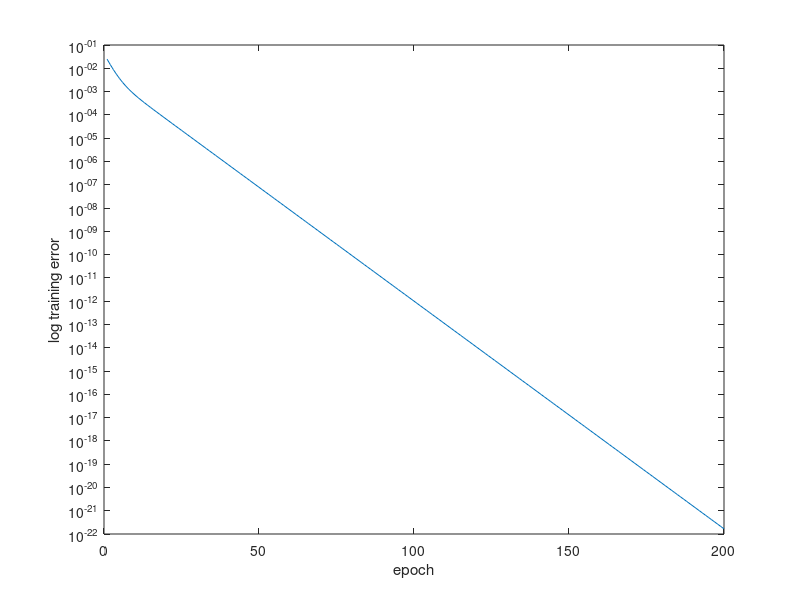
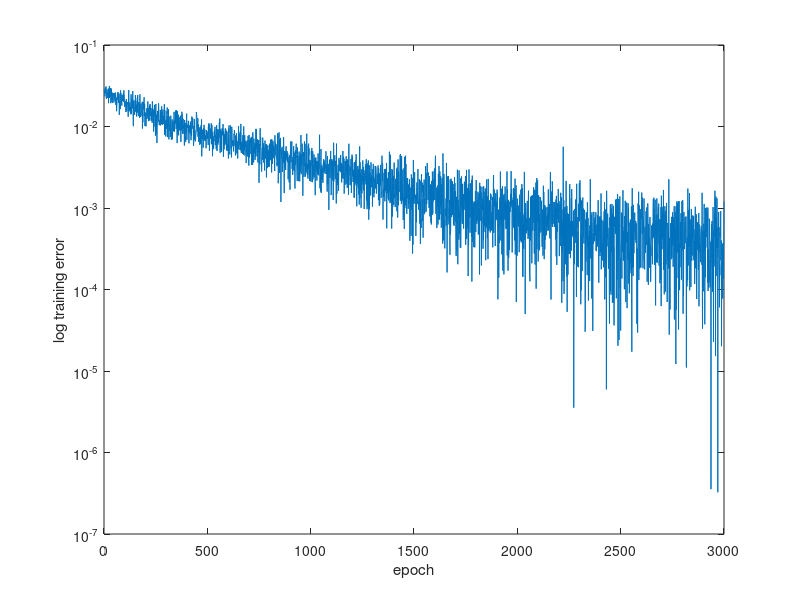
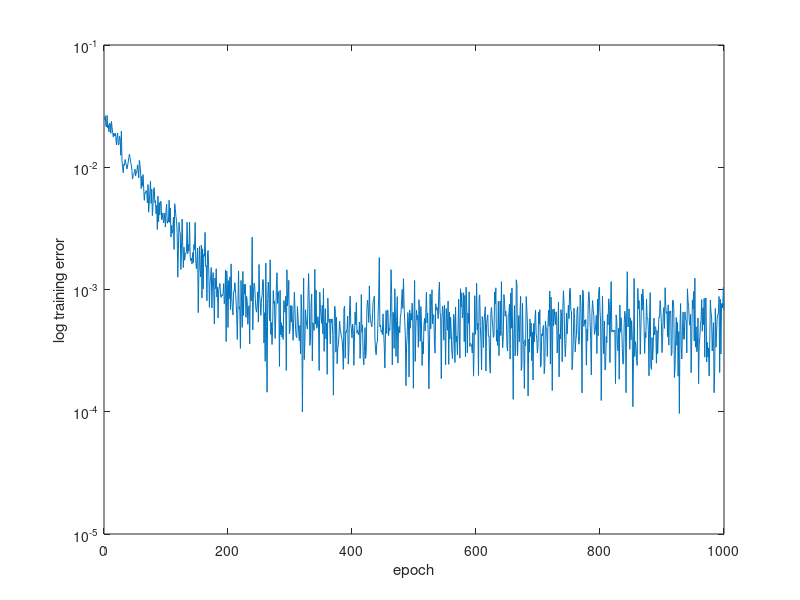
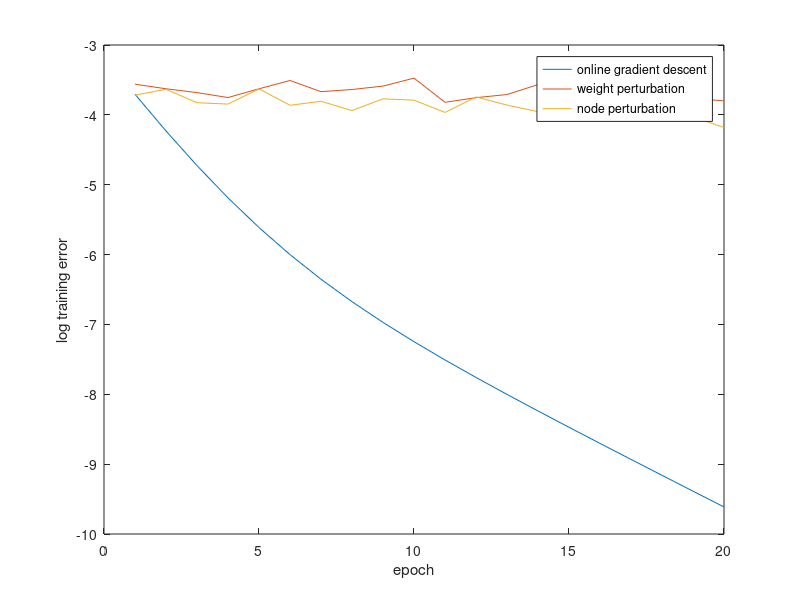

MATLAB code for these plots, in order:
%% Problem 4

N=10;
M=20;
epoch=3000;

% Initialization
x=2*rand(2,10)-1;

%% Online Gradient Descent
E_g=zeros(1,epoch);
W=[0.1,0.1];
ita_g=1/12;

for i=1:epoch
    E_g(i)=0.5*(norm(W*x))^2;
    W=W-ita_g*W*(x*x');
end

%% Weight Perturbation
sigma=0.01;
E=zeros(1,epoch);
E_w=zeros(1,epoch);
W=[0.1,0.1];
ita_w=1/((M*N+2)*(N+2));

for i=1:epoch
    noise=randn(1,2).*sigma;
    E(i)=0.5*(norm(W*x))^2;
    E_w(i)=0.5*(norm((W+noise)*x))^2;
    W=W-ita_w/sigma^2*(E_w(i)-E(i))*noise;
end

%% Node Perturbation
E=zeros(1,epoch);
E_n=zeros(1,epoch);
W=[0.1,0.1];
ita_n=1/((M+2)*(N+2));

for i=1:epoch
    noise=randn(1,N).*sigma;
    E(i)=0.5*(norm(W*x))^2;
    E_n(i)=0.5*(norm(W*x+noise))^2;
    W=W-ita_n/sigma^2*(E_n(i)-E(i))*noise*x';
end


%%
figure, plot(1:200, E_g(1:200));
xlabel('epoch');
set(gca, 'YScale', 'log');
ylabel('log training error');

figure,plot(1:epoch, E_w);
set(gca, 'YScale', 'log');
xlabel('epoch');
ylabel('log training error');

figure, plot(1:1000, E_n(1:1000));
set(gca, 'YScale', 'log');
xlabel('epoch');
ylabel('log training error');
% legend('online gradient descent','weight perturbation','node perturbation','location','best');


%%
figure, plot(1:20, log(E_g(1:20)));
hold on;
plot(1:20, log(E_w(1:20)));
plot(1:20, log(E_n(1:20)));
xlabel('epoch');
ylabel('log training error');
legend('online gradient descent','weight perturbation','node perturbation','location','best');


%%
[k_g,~]=polyfit(1:200,log(E_g(1:200)),1);
t_g=-k_g(1)*N

[k_w,~]=polyfit(1:500,log(E_w(1:500)),1);
t_w=-k_w(1)*N

[k_n,~]=polyfit(1:70,log(E_n(1:70)),1);
t_n=-k_n(1)*N

t_g/t_w
t_n/t_w


%%
sigma=0.001:0.001:0.02;
t_g=zeros(1,length(sigma));
t_w=zeros(1,length(sigma));
t_n=zeros(1,length(sigma));

for k=1:length(sigma)
    E=zeros(1,epoch);
    E_w=zeros(1,epoch);
    W=rand(1,2);
    ita_w=1/((M*N+2)*(N+2));

    for i=1:epoch
        noise=randn(1,2).*sigma(k);
        E(i)=0.5*(norm(W*x))^2;
        E_w(i)=0.5*(norm((W+noise)*x))^2;
        W=W-ita_w/sigma(k)^2*(E_w(i)-E(i))*noise;
    end
    
    E=zeros(1,epoch);
    E_n=zeros(1,epoch);
    W=rand(1,2);
    ita_n=1/((M+2)*(N+2));

    for i=1:epoch
        noise=randn(1,N).*sigma(k);
        E(i)=0.5*(norm(W*x))^2;
        E_n(i)=0.5*(norm(W*x+noise))^2;
        W=W-ita_n/sigma(k)^2*(E_n(i)-E(i))*noise*x';
    end
%     
%     figure, plot(1:20, log(E_g(1:20)));
%     hold on;
%     plot(1:20, log(E_w(1:20)));
%     plot(1:20, log(E_n(1:20)));
%     xlabel('epoch');
%     ylabel('log training error');
%     legend('online gradient descent','weight perturbation','node perturbation','location','best');
    
    [k_g,~]=polyfit(1:10,log(E_g(1:10)),1);
    t_g(k)=-k_g(1)*N;

    [k_w,~]=polyfit(1:100,log(E_w(1:100)),1);
    t_w(k)=-k_w(1)*N;

    [k_n,~]=polyfit(1:50,log(E_n(1:50)),1);
    t_n(k)=-k_n(1)*N;
end
%%

figure,plot(1:k,t_g./t_w);
hold on
plot(1:k,t_n./t_w); 